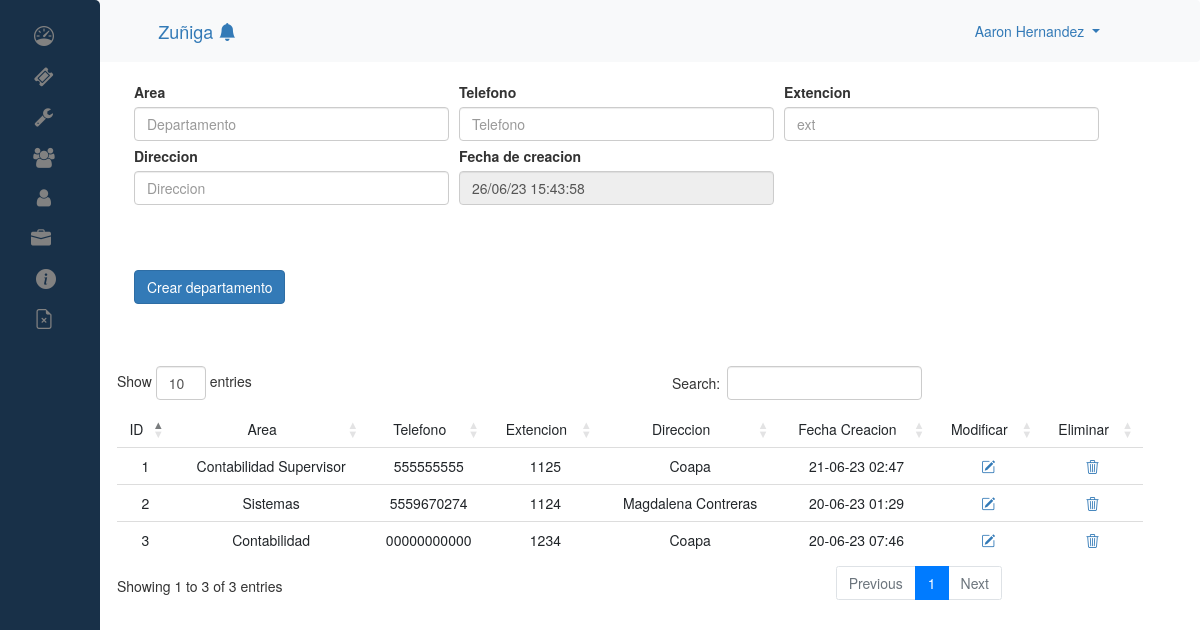
The page /admin/new_departamento.php (signed in) on the database its author committed.
### tables this page shows
CREATE TABLE `departamento` (
  `id` int(11) NOT NULL,
  `sede` varchar(200) NOT NULL,
  `telefono` varchar(200) NOT NULL,
  `ext` varchar(200) NOT NULL,
  `direccion` varchar(200) NOT NULL,
  `fecha_crea` datetime NOT NULL
);

### admin/proceso_departamento/filtro_departamento.php (the view, shortened to what this page needs)
<?php
$servidor= "localhost";
$usuario= "root";
$password = "";
$nombreBD= "control_ticket";
$conexion = new mysqli($servidor, $usuario, $password, $nombreBD);
$conexion->set_charset('utf8');
?>
             <?php
         $query ="SELECT * FROM departamento  ";
         $sql = $conexion->query($query);
        ?>
<div class="table-responsive" style="    width: 90%;
    margin-left: 117px;
    margin-bottom: 150px;" >
        <table id="tabla_ticket" class="table" style="    width: 95%; text-align: center;">
                <thead>
                        <tr>
                          <td id="arriba_abajo" style="text-align:center;">ID</td>
                          <td id="arriba_abajo" style="text-align:center;">Area</td>
                          <td id="arriba_abajo" style="text-align:center;">Telefono</td>
                          <td id="arriba_abajo" style="text-align:center;">Extencion</td>
                          <td id="arriba_abajo" style="text-align:center;">Direccion</td>
                          <td id="arriba_abajo" style="text-align:center;">Fecha Creacion</td>
                          <td id="arriba_abajo" style="text-align:center;">Modificar</td>
                          <td id="arriba_abajo" style="text-align:center;">Eliminar</td>
                        </tr>
                </thead>
                <tbody>
                      <?php While($rowSql = $sql->fetch_assoc()) {   ?>
                                <tr>
                                <td id="i_depa"><?php echo $rowSql['id']; ?></td>
                                <td id="sede"><?php echo $rowSql ["sede"]; ?>  </td>
                                <td id="telefono"><?php echo $rowSql ["telefono"]; ?></td>
                                <td id="ext"><?php echo $rowSql ["ext"]; ?></td>
                                <td id="direccion"><?php echo $rowSql ["direccion"]; ?> </td>
                                <?php
                                $newDate = date("y-m-d h:i", strtotime($rowSql["fecha_crea"])); ?>
                                <td id="fecha"><?php echo  $newDate; ?>  </td>
                                  <td> <a href="./modificar_departamento.php?id=<?php echo $rowSql['id']; ?>"><i class="bi bi-pencil-square"></i></a></td>
                                <td> <a href="./proceso_departamento/eliminar_departamento.php?id=<?php echo $rowSql['id']; ?>"><i class="bi bi-trash3"> </i></a></td>
                    </tr><?php } ?>
                </tbody>
        </table>
</div>

### admin/css/style_dashboard.css (style rules this page uses)
body { font-family: "Lato", sans-serif; }

### rows shown on the page
departamento: id "1", sede "Contabilidad Supervisor", telefono "555555555", ext "1125", direccion "Coapa", fecha_crea "21-06-23 02:47"
departamento: id "2", sede "Sistemas", telefono "5559670274", ext "1124", direccion "Magdalena Contreras", fecha_crea "20-06-23 01:29"
departamento: id "3", sede "Contabilidad", telefono "00000000000", ext "1234", direccion "Coapa", fecha_crea "20-06-23 07:46"

### other values the page prints
$_SESSION['usr_name'] "Aaron Hernandez"
